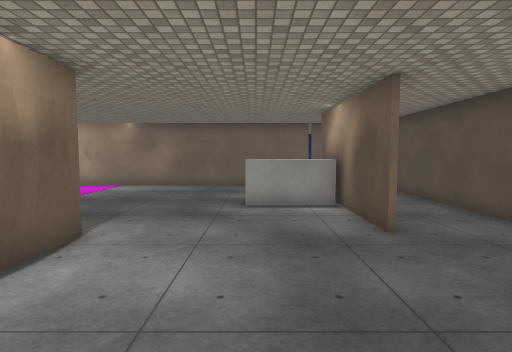
View 1 (above)

15 first-person views from a walk through a 3-D level made in the Unity game engine. The camera is 1.5 m above the floor, tilts 4° down and sees 80° across. The floor is counted in squares, 1 m on a side. Each view is taken from the middle of a square. On the plan, view 1 faces up. The plan holds only what a view shows up to about 15 squares ahead; the rest is blank. The place goes on beyond the plan. Door leaves are left out, so doorways stand open. Surface patterns are stand-ins for the level's own textures.

View 2
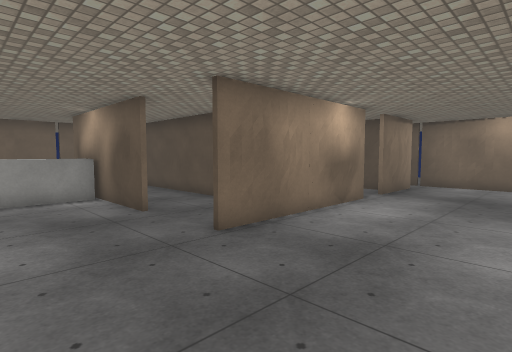

View 3
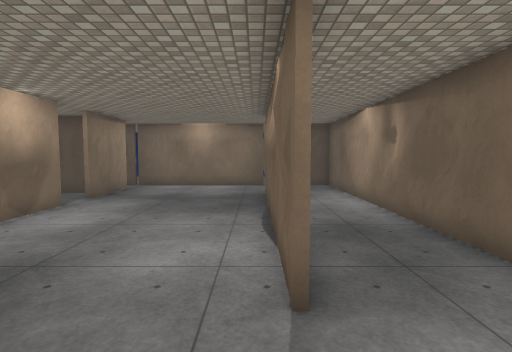

View 4
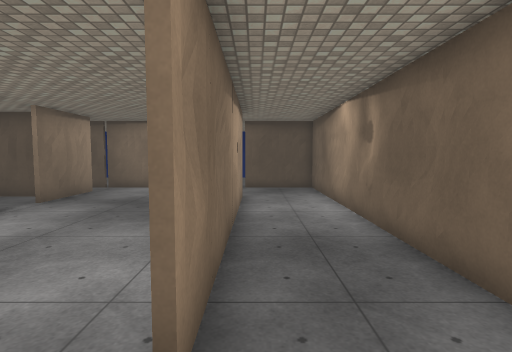

View 5
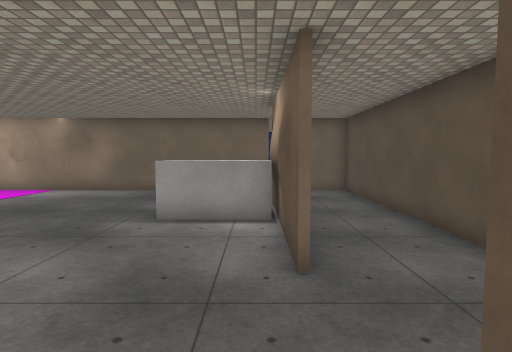

View 6
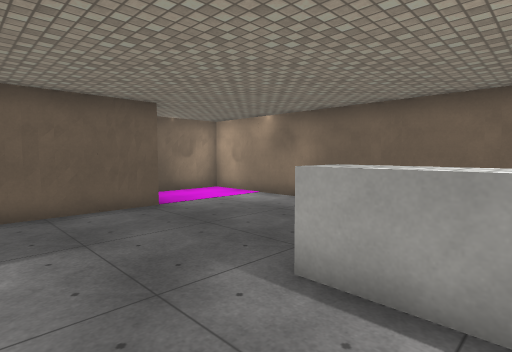

View 7
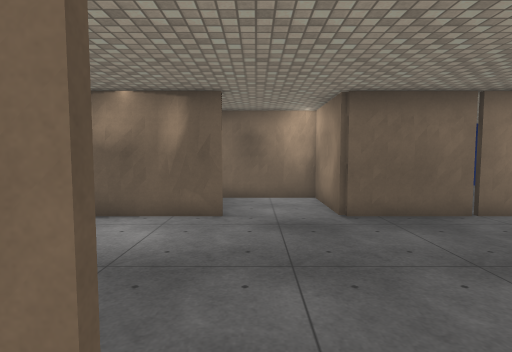

View 8
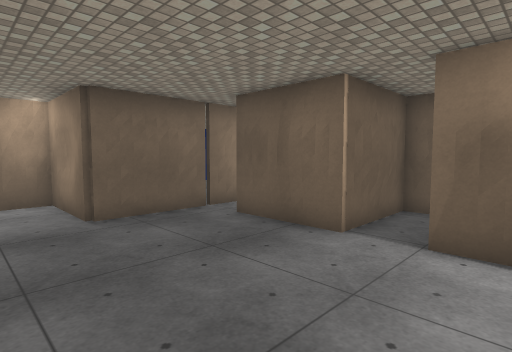

View 9
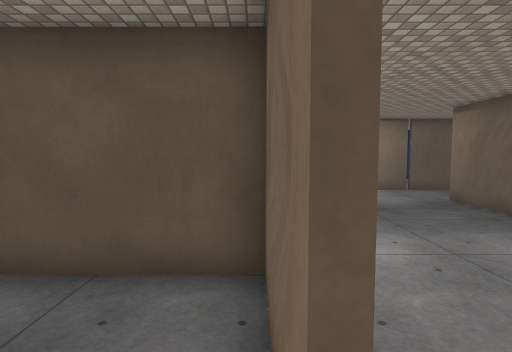

View 10
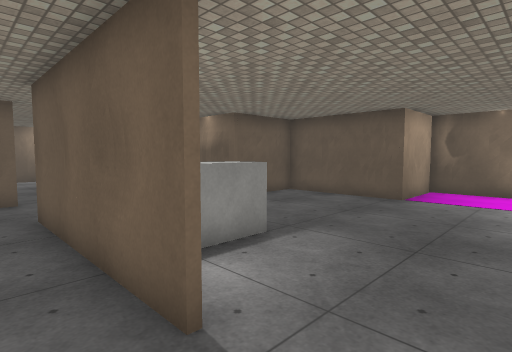

View 11
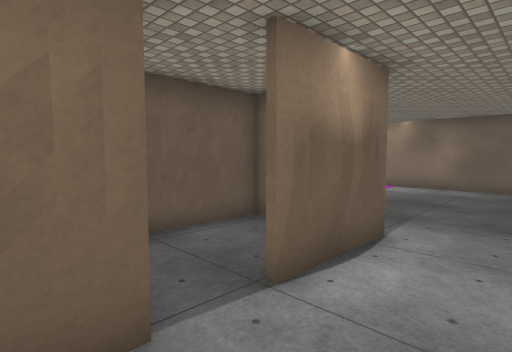

View 12
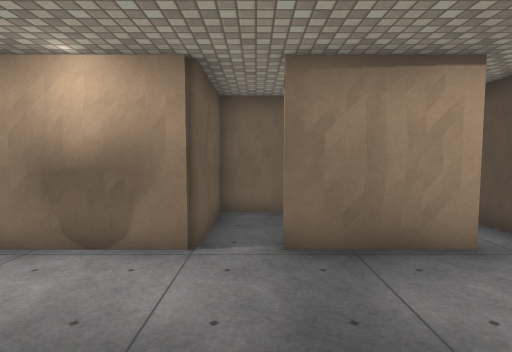

View 13
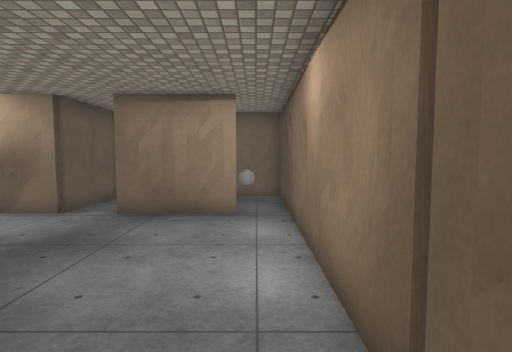

View 14
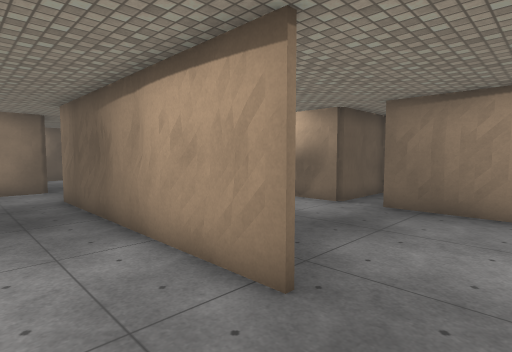

View 15
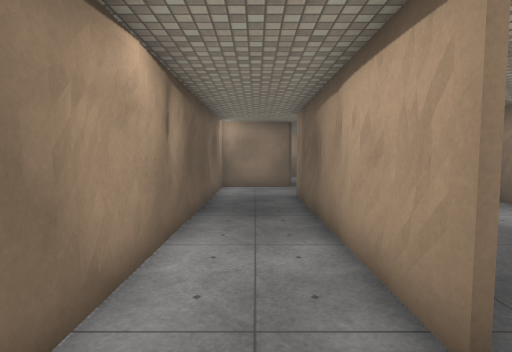

### Floor plan
Key: @ floor where view 1 was taken; # wall or solid block; x gap in a wall; . floor; D open door; ^ raised ledge; B ball.
Columns run from 10 left of view 1 to 15 right of it. Each row starts with its distance up from view 1.
 15 #############x###
 14 #...........  ..#
 13 #............ ..#
 12 #...............#
 11 #...........##..#
 10  ###......^^#...#
  9    #......^^#...#
  8    #........#...#
  7    #........##..#
  6    #####.....#..#  #######
  5    #...#........#  #..#.B#
  4    #...#........#  #..#..#
  3    #...#.....#######.###.#
  2    #.....................#
  1    #####.................#
  0        #..@..............#
 -1        #.................#
 -2       #D.................#
 -3      ##D#....#########DDDD
 -4      ### ##...........DDDD
 -5           #..............#
 -6           #..............#
 -7           ################

Where each view was taken, in squares from view 1:
view 1: 0 up, 0 right, facing up
view 2: 2 down, 1 left, facing up-right
view 3: 3 down, 0 right, facing right
view 4: 4 down, 1 right, facing right
view 5: 2 up, 2 right, facing up
view 6: 6 up, 2 right, facing up-left
view 7: 4 up, 2 right, facing down
view 8: 4 up, 2 right, facing down-left
view 9: 3 up, 2 right, facing right
view 10: 14 up, 4 right, facing down-left
view 11: 0 up, 1 left, facing up-left
view 12: 2 down, 10 right, facing up
view 13: 5 down, 14 right, facing up
view 14: 6 down, 14 right, facing up-left
view 15: 5 down, 14 right, facing left
